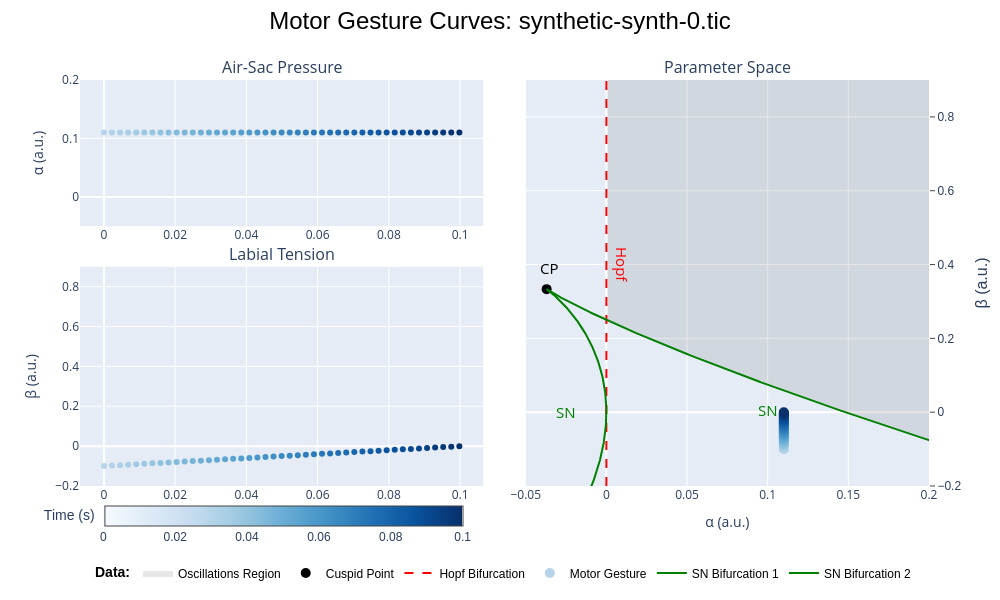

Notebook source saved alongside this figure:
### Markdown cell above
#### Curves

### Code cell
plotter.alpha_beta(synth, save=False)

### Figure 1 — Plotly figure (JSON) as saved in the notebook; plotly's stock layout.template omitted (floating-point values rounded to 4 significant figures; data arrays with more than 128 entries replaced by an {"elided": "..."} marker saying what was removed)
{"data": [{"hovertemplate": "<b>Air-Sac Pressure</b><br><b>  Time</b>: %{x:.2f} s<br><b>  Alpha</b>: %{y:.2f} a.u.<extra></extra>", "marker": {"color": ["#b7d4ea", "#b2d2e8", "#add0e6", "#a8cee4", "#a1cbe2", "#9cc9e1", "#95c5df", "#8fc2de", "#89bedc", "#82bbdb", "#7cb7da", "#75b4d8", "#6fb0d7", "#69add5", "#64a9d3", "#5fa6d1", "#5aa2cf", "#549fcd", "#4f9bcb", "#4997c9", "#4493c7", "#3f8fc5", "#3b8bc2", "#3787c0", "#3383be", "#2f7fbc", "#2b7bba", "#2676b8", "#2272b6", "#1f6eb3", "#1c6ab0", "#1966ad", "#1562a9", "#125ea6", "#0f5aa3", "#0b559f", "#08519c", "#084d96", "#084990", "#08458a", "#084184", "#083c7d", "#083877", "#083471", "#08306b"]}, "mode": "markers", "name": "alfa", "showlegend": false, "type": "scatter", "x": [0.0, 0.002268, 0.004536, 0.006804, 0.009072, 0.01134, 0.01361, 0.01588, 0.01814, 0.02041, 0.02268, 0.02495, 0.02722, 0.02949, 0.03175, 0.03402, 0.03629, 0.03856, 0.04083, 0.04309, 0.04536, 0.04763, 0.0499, 0.05217, 0.05443, 0.0567, 0.05897, 0.06124, 0.06351, 0.06577, 0.06804, 0.07031, 0.07258, 0.07485, 0.07711, 0.07938, 0.08165, 0.08392, 0.08619, 0.08846, 0.09072, 0.09299, 0.09526, 0.09753, 0.0998], "xaxis": "x", "y": [0.11, 0.11, 0.11, 0.11, 0.11, 0.11, 0.11, 0.11, 0.11, 0.11, 0.11, 0.11, 0.11, 0.11, 0.11, 0.11, 0.11, 0.11, 0.11, 0.11, 0.11, 0.11, 0.11, 0.11, 0.11, 0.11, 0.11, 0.11, 0.11, 0.11, 0.11, 0.11, 0.11, 0.11, 0.11, 0.11, 0.11, 0.11, 0.11, 0.11, 0.11, 0.11, 0.11, 0.11, 0.11], "yaxis": "y"}, {"hovertemplate": "<b>Labial Tension</b><br><b>  Time</b>: %{x:.2f} s<br><b>  Beta</b>: %{y:.2f} a.u.<extra></extra>", "marker": {"cmax": 0.1, "cmin": 0, "color": ["#b7d4ea", "#b2d2e8", "#add0e6", "#a8cee4", "#a1cbe2", "#9cc9e1", "#95c5df", "#8fc2de", "#89bedc", "#82bbdb", "#7cb7da", "#75b4d8", "#6fb0d7", "#69add5", "#64a9d3", "#5fa6d1", "#5aa2cf", "#549fcd", "#4f9bcb", "#4997c9", "#4493c7", "#3f8fc5", "#3b8bc2", "#3787c0", "#3383be", "#2f7fbc", "#2b7bba", "#2676b8", "#2272b6", "#1f6eb3", "#1c6ab0", "#1966ad", "#1562a9", "#125ea6", "#0f5aa3", "#0b559f", "#08519c", "#084d96", "#084990", "#08458a", "#084184", "#083c7d", "#083877", "#083471", "#08306b"], "colorbar": {"len": 0.515, "orientation": "h", "thickness": 20, "tickfont": {"family": "Arial", "size": 12}, "title": {"text": "Time (s)"}, "x": 0.205, "xanchor": "center", "y": -0.05, "yanchor": "top", "ypad": 0, "yref": "paper"}, "colorscale": [[0, "rgb(247,251,255)"], [0.125, "rgb(222,235,247)"], [0.25, "rgb(198,219,239)"], [0.375, "rgb(158,202,225)"], [0.5, "rgb(107,174,214)"], [0.625, "rgb(66,146,198)"], [0.75, "rgb(33,113,181)"], [0.875, "rgb(8,81,156)"], [1, "rgb(8,48,107)"]], "showscale": true}, "mode": "markers", "name": "beta", "showlegend": false, "type": "scatter", "x": [0.0, 0.002268, 0.004536, 0.006804, 0.009072, 0.01134, 0.01361, 0.01588, 0.01814, 0.02041, 0.02268, 0.02495, 0.02722, 0.02949, 0.03175, 0.03402, 0.03629, 0.03856, 0.04083, 0.04309, 0.04536, 0.04763, 0.0499, 0.05217, 0.05443, 0.0567, 0.05897, 0.06124, 0.06351, 0.06577, 0.06804, 0.07031, 0.07258, 0.07485, 0.07711, 0.07938, 0.08165, 0.08392, 0.08619, 0.08846, 0.09072, 0.09299, 0.09526, 0.09753, 0.0998], "xaxis": "x3", "y": [-0.1, -0.09773, -0.09546, -0.0932, -0.09093, -0.08866, -0.08639, -0.08412, -0.08186, -0.07959, -0.07732, -0.07505, -0.07278, -0.07051, -0.06825, -0.06598, -0.06371, -0.06144, -0.05917, -0.05691, -0.05464, -0.05237, -0.0501, -0.04783, -0.04557, -0.0433, -0.04103, -0.03876, -0.03649, -0.03423, -0.03196, -0.02969, -0.02742, -0.02515, -0.02289, -0.02062, -0.01835, -0.01608, -0.01381, -0.01154, -0.009276, -0.007008, -0.00474, -0.002472, -0.0002041], "yaxis": "y3"}, {"fill": "toself", "fillcolor": "rgba(128,128,128,0.2)", "hovertemplate": "<b>Oscillation Region</b><br><b>  Alpha</b>: %{x:.2f}<br><b>  Beta</b>: %{y:.2f}<extra></extra>", "line": {"color": "rgba(0,0,0,0)"}, "name": "Oscillations Region", "showlegend": true, "type": "scatter", "x": {"elided": "1940 float values"}, "xaxis": "x2", "y": {"elided": "1940 float values"}, "yaxis": "y2"}, {"hovertemplate": "<b>Cuspid Point</b><br><b>  Alpha</b>: %{x:.2f}<br><b>  Beta</b>: %{y:.2f}<extra></extra>", "marker": {"color": "black", "size": 10, "symbol": "circle"}, "mode": "markers", "name": "Cuspid Point", "type": "scatter", "x": [-0.03704], "xaxis": "x2", "y": [0.3333], "yaxis": "y2"}, {"hovertemplate": "<b>Hopf Bifurcation</b><br><b>  Alpha</b>: %{x:.2f}<br><b>  Beta</b>: %{y:.2f}<extra></extra>", "line": {"color": "red", "dash": "dash", "width": 2}, "mode": "lines", "name": "Hopf Bifurcation", "type": "scatter", "x": {"elided": "1000 float values"}, "xaxis": "x2", "y": {"elided": "1000 float values"}, "yaxis": "y2"}, {"hovertemplate": "<b>Motor Gesture</b><br><b>  Alpha</b>: %{x:.2f}<br><b>  Beta</b>: %{y:.2f}<extra></extra>", "marker": {"color": ["#b7d4ea", "#b2d2e8", "#add0e6", "#a8cee4", "#a1cbe2", "#9cc9e1", "#95c5df", "#8fc2de", "#89bedc", "#82bbdb", "#7cb7da", "#75b4d8", "#6fb0d7", "#69add5", "#64a9d3", "#5fa6d1", "#5aa2cf", "#549fcd", "#4f9bcb", "#4997c9", "#4493c7", "#3f8fc5", "#3b8bc2", "#3787c0", "#3383be", "#2f7fbc", "#2b7bba", "#2676b8", "#2272b6", "#1f6eb3", "#1c6ab0", "#1966ad", "#1562a9", "#125ea6", "#0f5aa3", "#0b559f", "#08519c", "#084d96", "#084990", "#08458a", "#084184", "#083c7d", "#083877", "#083471", "#08306b"], "size": 10}, "mode": "markers", "name": "Motor Gesture", "type": "scatter", "x": [0.11, 0.11, 0.11, 0.11, 0.11, 0.11, 0.11, 0.11, 0.11, 0.11, 0.11, 0.11, 0.11, 0.11, 0.11, 0.11, 0.11, 0.11, 0.11, 0.11, 0.11, 0.11, 0.11, 0.11, 0.11, 0.11, 0.11, 0.11, 0.11, 0.11, 0.11, 0.11, 0.11, 0.11, 0.11, 0.11, 0.11, 0.11, 0.11, 0.11, 0.11, 0.11, 0.11, 0.11, 0.11], "xaxis": "x2", "y": [-0.1, -0.09773, -0.09546, -0.0932, -0.09093, -0.08866, -0.08639, -0.08412, -0.08186, -0.07959, -0.07732, -0.07505, -0.07278, -0.07051, -0.06825, -0.06598, -0.06371, -0.06144, -0.05917, -0.05691, -0.05464, -0.05237, -0.0501, -0.04783, -0.04557, -0.0433, -0.04103, -0.03876, -0.03649, -0.03423, -0.03196, -0.02969, -0.02742, -0.02515, -0.02289, -0.02062, -0.01835, -0.01608, -0.01381, -0.01154, -0.009276, -0.007008, -0.00474, -0.002472, -0.0002041], "yaxis": "y2"}, {"hovertemplate": "<b>Saddle-Node</b><br><b>  Alpha</b>: %{x:.2f}<br><b>  Beta</b>: %{y:.2f}<extra></extra>", "line": {"color": "green", "width": 2}, "mode": "lines", "name": "SN Bifurcation 1", "type": "scatter", "x": {"elided": "1000 float values"}, "xaxis": "x2", "y": {"elided": "1000 float values"}, "yaxis": "y2"}, {"hovertemplate": "<b>Saddle-Node</b><br><b>  Alpha</b>: %{x:.2f}<br><b>  Beta</b>: %{y:.2f}<extra></extra>", "line": {"color": "green", "width": 2}, "mode": "lines", "name": "SN Bifurcation 2", "type": "scatter", "x": {"elided": "1000 float values"}, "xaxis": "x2", "y": {"elided": "1000 float values"}, "yaxis": "y2"}], "layout": {"annotations": [{"font": {"size": 16}, "showarrow": false, "text": "Air-Sac Pressure", "x": 0.2375, "xanchor": "center", "xref": "paper", "y": 1, "yanchor": "bottom", "yref": "paper"}, {"font": {"size": 16}, "showarrow": false, "text": "Parameter Space", "x": 0.7625, "xanchor": "center", "xref": "paper", "y": 1, "yanchor": "bottom", "yref": "paper"}, {"font": {"size": 16}, "showarrow": false, "text": "Labial Tension", "x": 0.2375, "xanchor": "center", "xref": "paper", "y": 0.54, "yanchor": "bottom", "yref": "paper"}, {"font": {"color": "red", "size": 15}, "showarrow": false, "text": "Hopf", "textangle": 90, "x": 0.01, "xref": "x2", "y": 0.4, "yref": "y2"}, {"font": {"color": "black", "size": 15}, "showarrow": false, "text": "CP", "x": -0.035, "xref": "x2", "y": 0.39, "yref": "y2"}, {"font": {"color": "green", "size": 15}, "showarrow": false, "text": "SN", "x": -0.025, "xref": "x2", "y": 0, "yref": "y2"}, {"font": {"color": "green", "size": 15}, "showarrow": false, "text": "SN", "x": 0.1, "xref": "x2", "y": 0.005, "yref": "y2"}], "height": 600, "legend": {"font": {"color": "black", "family": "Arial", "size": 12, "weight": "normal"}, "orientation": "h", "title": {"font": {"color": "black", "family": "Arial", "weight": "bold"}, "text": "Data:"}, "x": 0.5, "xanchor": "center", "y": -0.25, "yanchor": "bottom"}, "margin": {"b": 80, "l": 80, "r": 30, "t": 80}, "title": {"font": {"color": "black", "family": "Arial", "size": 24}, "text": "Motor Gesture Curves: synthetic-synth-0.tic", "x": 0.5, "xanchor": "center", "y": 0.98, "yanchor": "top"}, "width": 1000, "xaxis": {"anchor": "y", "domain": [0, 0.475]}, "xaxis2": {"anchor": "y2", "domain": [0.525, 1], "range": [-0.05, 0.2], "title": {"text": "α (a.u.)"}}, "xaxis3": {"anchor": "y3", "domain": [0, 0.475], "matches": "x", "title": {"text": ""}}, "yaxis": {"anchor": "x", "domain": [0.64, 1], "range": [-0.05, 0.2], "title": {"text": "α (a.u.)"}}, "yaxis2": {"anchor": "x2", "domain": [0, 1], "mirror": true, "range": [-0.2, 0.9], "showline": true, "side": "right", "tickfont": {"family": "Arial", "size": 12}, "tickmode": "auto", "ticks": "outside", "title": {"font": {"family": "Arial", "size": 16}, "text": "β (a.u.)"}}, "yaxis3": {"anchor": "x3", "domain": [0, 0.54], "range": [-0.2, 0.9], "title": {"text": "β (a.u.)"}}}}
